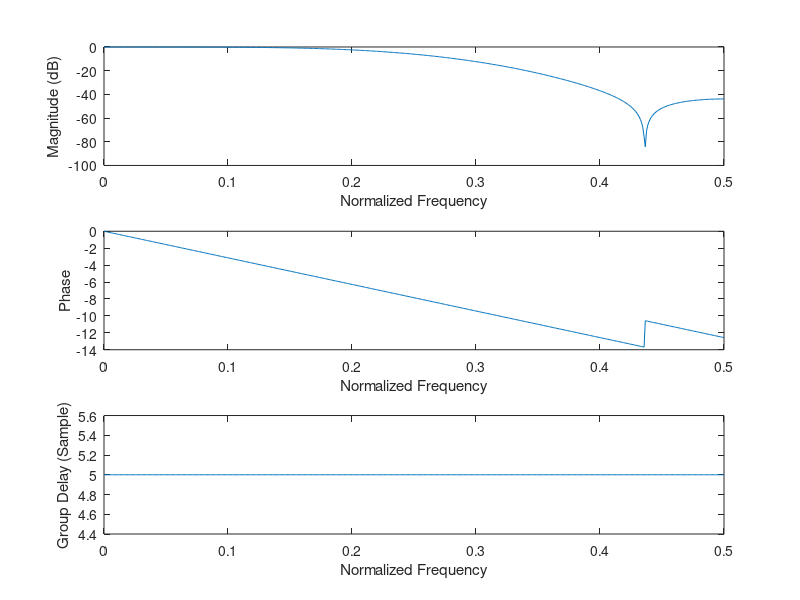

This figure's MATLAB source:
H = [0.00506, 0, -0.04194, 0, 0.28848, 0.49679, 0.28848, 0, -0.04194, 0, 0.00506];
N = 1024;

dft = fft(H,N);
mag = 20 * log10( abs(dft)./max(abs(dft)));

subplot(3,1,1)
plot((0:N/2)/N, mag(1:N/2+1))
xlabel('Normalized Frequency')
ylabel('Magnitude (dB)')

subplot(3,1,2)
phase = unwrap(angle(dft));
plot((0:N/2)/N, phase(1:N/2+1))
xlabel('Normalized Frequency')
ylabel('Phase')

subplot(3,1,3)
g = grpdelay(H, 1, 1024, 'whole');  
plot((0:N/2)/N, g(1:N/2+1))
xlabel('Normalized Frequency')
ylabel('Group Delay (Sample)')
